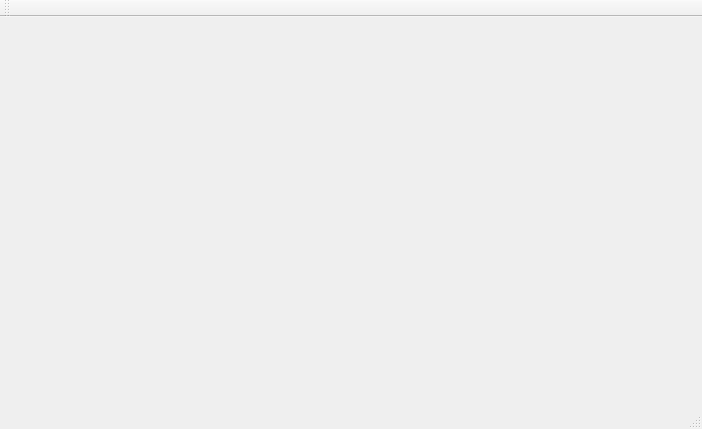
<?xml version="1.0" encoding="UTF-8"?>
<ui version="4.0">
 <class>MainWindow</class>
 <widget class="QMainWindow" name="MainWindow">
  <property name="windowModality">
   <enum>Qt::ApplicationModal</enum>
  </property>
  <property name="geometry">
   <rect>
    <x>0</x>
    <y>0</y>
    <width>702</width>
    <height>429</height>
   </rect>
  </property>
  <property name="windowTitle">
   <string notr="true">MainWindow</string>
  </property>
  <property name="animated">
   <bool>true</bool>
  </property>
  <property name="documentMode">
   <bool>false</bool>
  </property>
  <property name="dockNestingEnabled">
   <bool>true</bool>
  </property>
  <property name="dockOptions">
   <set>QMainWindow::AllowNestedDocks|QMainWindow::AllowTabbedDocks|QMainWindow::AnimatedDocks|QMainWindow::ForceTabbedDocks</set>
  </property>
  <widget class="QWidget" name="centralWidget">
   <layout class="QGridLayout" name="gridLayout_2">
    <item row="0" column="0">
     <layout class="QGridLayout" name="gridLayout" rowminimumheight="0" columnminimumwidth="0">
      <property name="sizeConstraint">
       <enum>QLayout::SetFixedSize</enum>
      </property>
      <property name="spacing">
       <number>0</number>
      </property>
     </layout>
    </item>
   </layout>
  </widget>
  <widget class="QMenuBar" name="menuBar">
   <property name="geometry">
    <rect>
     <x>0</x>
     <y>0</y>
     <width>702</width>
     <height>25</height>
    </rect>
   </property>
  </widget>
  <widget class="QToolBar" name="mainToolBar">
   <attribute name="toolBarArea">
    <enum>TopToolBarArea</enum>
   </attribute>
   <attribute name="toolBarBreak">
    <bool>false</bool>
   </attribute>
  </widget>
  <widget class="QStatusBar" name="statusBar"/>
 </widget>
 <layoutdefault spacing="6" margin="11"/>
 <resources/>
 <connections/>
</ui>
